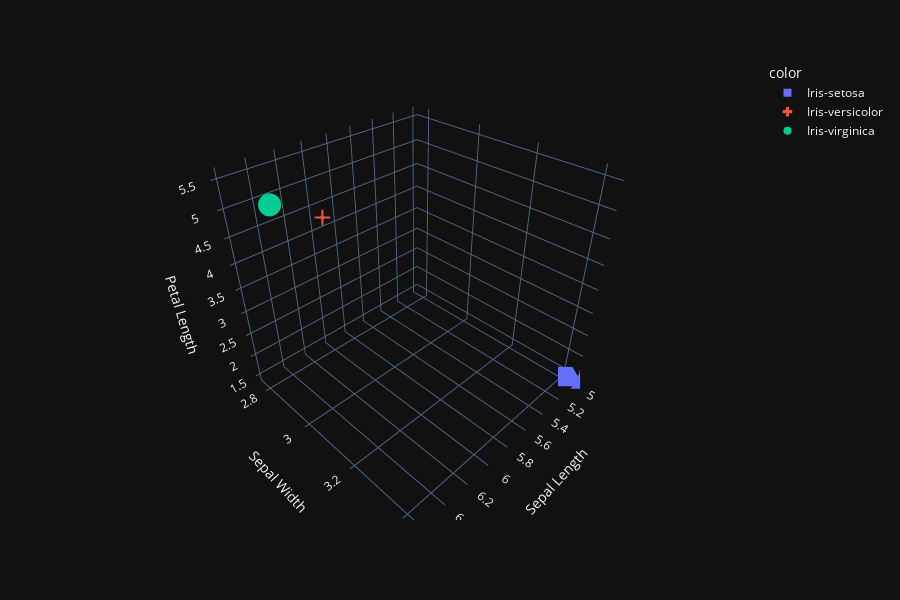

The notebook cell saved with this chart:
### Code cell
datasetMean3DPlot = \
    px.scatter_3d (
        data_frame = meansOfEachFlower,
        x          = meansOfEachFlower.columns[0],
        y          = meansOfEachFlower.columns[1],
        z          = meansOfEachFlower.columns[2],
        color      = flowerNames,
        height     = 600
    )

for i, d in enumerate(datasetMean3DPlot.data):
    datasetMean3DPlot.data[i].marker.symbol = symbolsDict[datasetMean3DPlot.data[i].name]

datasetMean3DPlot.show()

### Figure 1 — Plotly figure (JSON) as saved in the notebook; plotly's stock layout.template omitted (floating-point values rounded to 4 significant figures)
{"data": [{"hovertemplate": "color=Iris-setosa<br>Sepal Length=%{x}<br>Sepal Width=%{y}<br>Petal Length=%{z}<extra></extra>", "legendgroup": "Iris-setosa", "marker": {"color": "#636efa", "symbol": "square"}, "mode": "markers", "name": "Iris-setosa", "scene": "scene", "showlegend": true, "type": "scatter3d", "x": [5.006], "y": [3.428], "z": [1.462]}, {"hovertemplate": "color=Iris-versicolor<br>Sepal Length=%{x}<br>Sepal Width=%{y}<br>Petal Length=%{z}<extra></extra>", "legendgroup": "Iris-versicolor", "marker": {"color": "#EF553B", "symbol": "cross"}, "mode": "markers", "name": "Iris-versicolor", "scene": "scene", "showlegend": true, "type": "scatter3d", "x": [5.936], "y": [2.77], "z": [4.26]}, {"hovertemplate": "color=Iris-virginica<br>Sepal Length=%{x}<br>Sepal Width=%{y}<br>Petal Length=%{z}<extra></extra>", "legendgroup": "Iris-virginica", "marker": {"color": "#00cc96", "symbol": "circle"}, "mode": "markers", "name": "Iris-virginica", "scene": "scene", "showlegend": true, "type": "scatter3d", "x": [6.588], "y": [2.974], "z": [5.552]}], "layout": {"height": 600, "legend": {"title": {"text": "color"}, "tracegroupgap": 0}, "margin": {"t": 60}, "scene": {"domain": {"x": [0, 1], "y": [0, 1]}, "xaxis": {"title": {"text": "Sepal Length"}}, "yaxis": {"title": {"text": "Sepal Width"}}, "zaxis": {"title": {"text": "Petal Length"}}}}}
